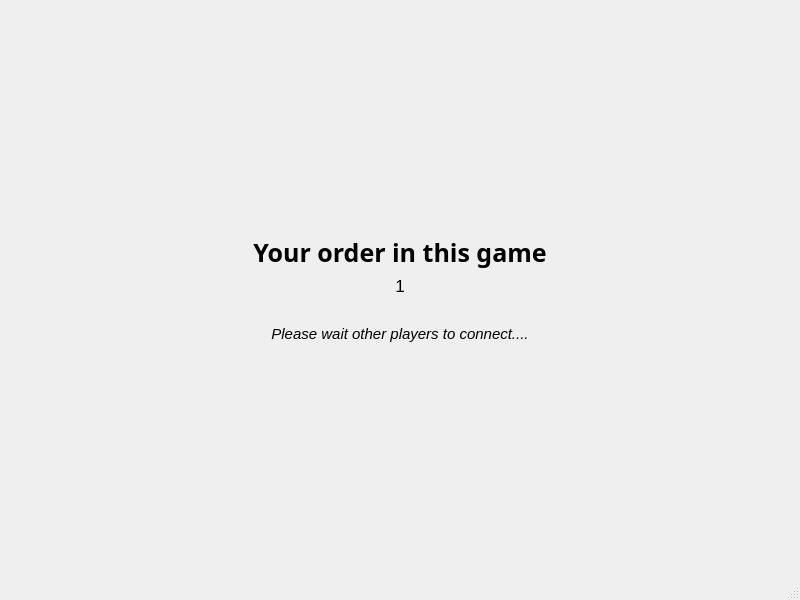
<?xml version="1.0" encoding="UTF-8"?>
<ui version="4.0">
 <class>MainWindow</class>
 <widget class="QMainWindow" name="MainWindow">
  <property name="geometry">
   <rect>
    <x>0</x>
    <y>0</y>
    <width>800</width>
    <height>600</height>
   </rect>
  </property>
  <property name="windowTitle">
   <string>MainWindow</string>
  </property>
  <widget class="QWidget" name="centralwidget">
   <layout class="QGridLayout" name="gridLayout_3">
    <item row="0" column="1">
     <widget class="QStackedWidget" name="stackedWidget">
      <property name="sizePolicy">
       <sizepolicy hsizetype="Expanding" vsizetype="Expanding">
        <horstretch>0</horstretch>
        <verstretch>0</verstretch>
       </sizepolicy>
      </property>
      <property name="currentIndex">
       <number>2</number>
      </property>
      <widget class="QWidget" name="page">
       <layout class="QGridLayout" name="gridLayout_2">
        <item row="0" column="0">
         <layout class="QGridLayout" name="gridLayout">
          <item row="8" column="1">
           <spacer name="verticalSpacer">
            <property name="orientation">
             <enum>Qt::Vertical</enum>
            </property>
            <property name="sizeHint" stdset="0">
             <size>
              <width>20</width>
              <height>40</height>
             </size>
            </property>
           </spacer>
          </item>
          <item row="1" column="2">
           <spacer name="horizontalSpacer_2">
            <property name="orientation">
             <enum>Qt::Horizontal</enum>
            </property>
            <property name="sizeHint" stdset="0">
             <size>
              <width>40</width>
              <height>20</height>
             </size>
            </property>
           </spacer>
          </item>
          <item row="2" column="1">
           <spacer name="verticalSpacer_2">
            <property name="orientation">
             <enum>Qt::Vertical</enum>
            </property>
            <property name="sizeHint" stdset="0">
             <size>
              <width>20</width>
              <height>40</height>
             </size>
            </property>
           </spacer>
          </item>
          <item row="7" column="1">
           <widget class="QPushButton" name="ExitButton">
            <property name="text">
             <string>Exit</string>
            </property>
           </widget>
          </item>
          <item row="4" column="1">
           <spacer name="horizontalSpacer_3">
            <property name="orientation">
             <enum>Qt::Horizontal</enum>
            </property>
            <property name="sizeHint" stdset="0">
             <size>
              <width>40</width>
              <height>20</height>
             </size>
            </property>
           </spacer>
          </item>
          <item row="1" column="1">
           <widget class="QLabel" name="Title">
            <property name="font">
             <font>
              <family>Yu Mincho</family>
              <pointsize>20</pointsize>
              <bold>true</bold>
             </font>
            </property>
            <property name="text">
             <string>WHO WANT TO BE A MILLONARE ?</string>
            </property>
           </widget>
          </item>
          <item row="5" column="1">
           <widget class="QPushButton" name="AboutButton">
            <property name="text">
             <string>About us</string>
            </property>
           </widget>
          </item>
          <item row="1" column="0">
           <spacer name="horizontalSpacer">
            <property name="orientation">
             <enum>Qt::Horizontal</enum>
            </property>
            <property name="sizeHint" stdset="0">
             <size>
              <width>40</width>
              <height>20</height>
             </size>
            </property>
           </spacer>
          </item>
          <item row="0" column="1">
           <spacer name="verticalSpacer_3">
            <property name="orientation">
             <enum>Qt::Vertical</enum>
            </property>
            <property name="sizeHint" stdset="0">
             <size>
              <width>20</width>
              <height>40</height>
             </size>
            </property>
           </spacer>
          </item>
          <item row="3" column="1">
           <widget class="QPushButton" name="StartButton">
            <property name="text">
             <string>Start now</string>
            </property>
           </widget>
          </item>
          <item row="6" column="1">
           <spacer name="horizontalSpacer_4">
            <property name="orientation">
             <enum>Qt::Horizontal</enum>
            </property>
            <property name="sizeHint" stdset="0">
             <size>
              <width>40</width>
              <height>20</height>
             </size>
            </property>
           </spacer>
          </item>
         </layout>
        </item>
       </layout>
      </widget>
      <widget class="QWidget" name="page_2">
       <layout class="QGridLayout" name="gridLayout_4">
        <item row="1" column="1">
         <widget class="QLabel" name="EnterNameLabel">
          <property name="font">
           <font>
            <family>Yu Mincho</family>
            <pointsize>18</pointsize>
            <bold>true</bold>
           </font>
          </property>
          <property name="text">
           <string>Please enter your name</string>
          </property>
         </widget>
        </item>
        <item row="5" column="1">
         <widget class="QPushButton" name="GoToGameButton">
          <property name="font">
           <font>
            <pointsize>11</pointsize>
            <italic>true</italic>
           </font>
          </property>
          <property name="text">
           <string>Let's go</string>
          </property>
         </widget>
        </item>
        <item row="6" column="1">
         <spacer name="verticalSpacer_6">
          <property name="orientation">
           <enum>Qt::Vertical</enum>
          </property>
          <property name="sizeHint" stdset="0">
           <size>
            <width>20</width>
            <height>40</height>
           </size>
          </property>
         </spacer>
        </item>
        <item row="0" column="1">
         <spacer name="verticalSpacer_4">
          <property name="orientation">
           <enum>Qt::Vertical</enum>
          </property>
          <property name="sizeHint" stdset="0">
           <size>
            <width>20</width>
            <height>40</height>
           </size>
          </property>
         </spacer>
        </item>
        <item row="2" column="1">
         <spacer name="verticalSpacer_5">
          <property name="orientation">
           <enum>Qt::Vertical</enum>
          </property>
          <property name="sizeType">
           <enum>QSizePolicy::Maximum</enum>
          </property>
          <property name="sizeHint" stdset="0">
           <size>
            <width>20</width>
            <height>40</height>
           </size>
          </property>
         </spacer>
        </item>
        <item row="3" column="0">
         <spacer name="horizontalSpacer_6">
          <property name="orientation">
           <enum>Qt::Horizontal</enum>
          </property>
          <property name="sizeHint" stdset="0">
           <size>
            <width>40</width>
            <height>20</height>
           </size>
          </property>
         </spacer>
        </item>
        <item row="3" column="1">
         <widget class="QLineEdit" name="NameInput">
          <property name="text">
           <string/>
          </property>
         </widget>
        </item>
        <item row="4" column="1">
         <spacer name="horizontalSpacer_5">
          <property name="orientation">
           <enum>Qt::Horizontal</enum>
          </property>
          <property name="sizeHint" stdset="0">
           <size>
            <width>40</width>
            <height>20</height>
           </size>
          </property>
         </spacer>
        </item>
        <item row="3" column="2">
         <spacer name="horizontalSpacer_7">
          <property name="orientation">
           <enum>Qt::Horizontal</enum>
          </property>
          <property name="sizeHint" stdset="0">
           <size>
            <width>40</width>
            <height>20</height>
           </size>
          </property>
         </spacer>
        </item>
       </layout>
      </widget>
      <widget class="QWidget" name="page_3">
       <layout class="QGridLayout" name="gridLayout_5">
        <item row="5" column="0">
         <spacer name="verticalSpacer_7">
          <property name="orientation">
           <enum>Qt::Vertical</enum>
          </property>
          <property name="sizeHint" stdset="0">
           <size>
            <width>20</width>
            <height>40</height>
           </size>
          </property>
         </spacer>
        </item>
        <item row="2" column="0">
         <widget class="QLabel" name="PlayerOrder">
          <property name="font">
           <font>
            <pointsize>13</pointsize>
           </font>
          </property>
          <property name="text">
           <string>1</string>
          </property>
          <property name="alignment">
           <set>Qt::AlignCenter</set>
          </property>
         </widget>
        </item>
        <item row="4" column="0">
         <widget class="QLabel" name="label_3">
          <property name="font">
           <font>
            <pointsize>11</pointsize>
            <italic>true</italic>
           </font>
          </property>
          <property name="text">
           <string>Please wait other players to connect....</string>
          </property>
          <property name="alignment">
           <set>Qt::AlignCenter</set>
          </property>
         </widget>
        </item>
        <item row="1" column="0">
         <widget class="QLabel" name="label">
          <property name="font">
           <font>
            <family>Yu Mincho</family>
            <pointsize>19</pointsize>
            <bold>true</bold>
           </font>
          </property>
          <property name="text">
           <string>Your order in this game</string>
          </property>
          <property name="alignment">
           <set>Qt::AlignCenter</set>
          </property>
         </widget>
        </item>
        <item row="0" column="0">
         <spacer name="verticalSpacer_8">
          <property name="orientation">
           <enum>Qt::Vertical</enum>
          </property>
          <property name="sizeHint" stdset="0">
           <size>
            <width>20</width>
            <height>40</height>
           </size>
          </property>
         </spacer>
        </item>
        <item row="3" column="0">
         <widget class="QLabel" name="ques">
          <property name="font">
           <font>
            <pointsize>11</pointsize>
            <italic>true</italic>
           </font>
          </property>
          <property name="text">
           <string/>
          </property>
          <property name="alignment">
           <set>Qt::AlignCenter</set>
          </property>
         </widget>
        </item>
       </layout>
      </widget>
      <widget class="QWidget" name="page_4">
       <layout class="QGridLayout" name="gridLayout_6">
        <item row="5" column="0" colspan="2">
         <widget class="QPushButton" name="Skip_Button">
          <property name="text">
           <string>Skip</string>
          </property>
         </widget>
        </item>
        <item row="1" column="0">
         <widget class="QLabel" name="question_label">
          <property name="text">
           <string>Question</string>
          </property>
         </widget>
        </item>
        <item row="3" column="1">
         <widget class="QPushButton" name="B_Button">
          <property name="text">
           <string>B</string>
          </property>
         </widget>
        </item>
        <item row="3" column="0">
         <widget class="QPushButton" name="A_Button">
          <property name="text">
           <string>A</string>
          </property>
         </widget>
        </item>
        <item row="0" column="0" colspan="3">
         <widget class="QProgressBar" name="TimeBar">
          <property name="maximum">
           <number>20</number>
          </property>
          <property name="value">
           <number>20</number>
          </property>
          <property name="format">
           <string>%v s</string>
          </property>
         </widget>
        </item>
        <item row="2" column="0" colspan="2">
         <widget class="QTextBrowser" name="question_board">
          <property name="font">
           <font>
            <pointsize>15</pointsize>
           </font>
          </property>
          <property name="html">
           <string>&lt;!DOCTYPE HTML PUBLIC &quot;-//W3C//DTD HTML 4.0//EN&quot; &quot;http://www.w3.org/TR/REC-html40/strict.dtd&quot;&gt;
&lt;html&gt;&lt;head&gt;&lt;meta name=&quot;qrichtext&quot; content=&quot;1&quot; /&gt;&lt;meta charset=&quot;utf-8&quot; /&gt;&lt;style type=&quot;text/css&quot;&gt;
p, li { white-space: pre-wrap; }
hr { height: 1px; border-width: 0; }
li.unchecked::marker { content: &quot;\2610&quot;; }
li.checked::marker { content: &quot;\2612&quot;; }
&lt;/style&gt;&lt;/head&gt;&lt;body style=&quot; font-family:'Segoe UI'; font-size:15pt; font-weight:400; font-style:normal;&quot;&gt;
&lt;p style=&quot; margin-top:0px; margin-bottom:0px; margin-left:0px; margin-right:0px; -qt-block-indent:0; text-indent:0px;&quot;&gt;&lt;span style=&quot; font-size:16pt;&quot;&gt;What is the capital of France ?&lt;/span&gt;&lt;/p&gt;
&lt;p style=&quot; margin-top:0px; margin-bottom:0px; margin-left:0px; margin-right:0px; -qt-block-indent:0; text-indent:0px;&quot;&gt;&lt;span style=&quot; font-size:16pt;&quot;&gt;A. Paris&lt;/span&gt;&lt;/p&gt;
&lt;p style=&quot; margin-top:0px; margin-bottom:0px; margin-left:0px; margin-right:0px; -qt-block-indent:0; text-indent:0px;&quot;&gt;&lt;span style=&quot; font-size:16pt;&quot;&gt;B. Berlin&lt;/span&gt;&lt;/p&gt;
&lt;p style=&quot; margin-top:0px; margin-bottom:0px; margin-left:0px; margin-right:0px; -qt-block-indent:0; text-indent:0px;&quot;&gt;&lt;span style=&quot; font-size:16pt;&quot;&gt;C. Bangkok&lt;/span&gt;&lt;/p&gt;
&lt;p style=&quot; margin-top:0px; margin-bottom:0px; margin-left:0px; margin-right:0px; -qt-block-indent:0; text-indent:0px;&quot;&gt;&lt;span style=&quot; font-size:16pt;&quot;&gt;D. Hanoi&lt;/span&gt;&lt;/p&gt;&lt;/body&gt;&lt;/html&gt;</string>
          </property>
         </widget>
        </item>
        <item row="4" column="1">
         <widget class="QPushButton" name="D_Button">
          <property name="text">
           <string>D</string>
          </property>
         </widget>
        </item>
        <item row="4" column="0">
         <widget class="QPushButton" name="C_Button">
          <property name="text">
           <string>C</string>
          </property>
         </widget>
        </item>
        <item row="1" column="2">
         <widget class="QLabel" name="name_label">
          <property name="text">
           <string>Your Name</string>
          </property>
         </widget>
        </item>
        <item row="2" column="2" rowspan="4">
         <widget class="QTextBrowser" name="status_board">
          <property name="sizePolicy">
           <sizepolicy hsizetype="Minimum" vsizetype="Expanding">
            <horstretch>0</horstretch>
            <verstretch>0</verstretch>
           </sizepolicy>
          </property>
          <property name="font">
           <font>
            <pointsize>17</pointsize>
           </font>
          </property>
          <property name="html">
           <string>&lt;!DOCTYPE HTML PUBLIC &quot;-//W3C//DTD HTML 4.0//EN&quot; &quot;http://www.w3.org/TR/REC-html40/strict.dtd&quot;&gt;
&lt;html&gt;&lt;head&gt;&lt;meta name=&quot;qrichtext&quot; content=&quot;1&quot; /&gt;&lt;meta charset=&quot;utf-8&quot; /&gt;&lt;style type=&quot;text/css&quot;&gt;
p, li { white-space: pre-wrap; }
hr { height: 1px; border-width: 0; }
li.unchecked::marker { content: &quot;\2610&quot;; }
li.checked::marker { content: &quot;\2612&quot;; }
&lt;/style&gt;&lt;/head&gt;&lt;body style=&quot; font-family:'Segoe UI'; font-size:17pt; font-weight:400; font-style:normal;&quot;&gt;
&lt;p style=&quot; margin-top:0px; margin-bottom:0px; margin-left:0px; margin-right:0px; -qt-block-indent:0; text-indent:0px;&quot;&gt;Tri (in turn)&lt;/p&gt;
&lt;p style=&quot; margin-top:0px; margin-bottom:0px; margin-left:0px; margin-right:0px; -qt-block-indent:0; text-indent:0px;&quot;&gt;&lt;span style=&quot; text-decoration: line-through;&quot;&gt;Chau&lt;/span&gt;&lt;/p&gt;
&lt;p style=&quot; margin-top:0px; margin-bottom:0px; margin-left:0px; margin-right:0px; -qt-block-indent:0; text-indent:0px;&quot;&gt;Bao&lt;/p&gt;
&lt;p style=&quot; margin-top:0px; margin-bottom:0px; margin-left:0px; margin-right:0px; -qt-block-indent:0; text-indent:0px;&quot;&gt;Khang&lt;/p&gt;&lt;/body&gt;&lt;/html&gt;</string>
          </property>
         </widget>
        </item>
       </layout>
      </widget>
      <widget class="QWidget" name="page_5">
       <layout class="QGridLayout" name="gridLayout_7">
        <item row="4" column="0">
         <spacer name="verticalSpacer_9">
          <property name="orientation">
           <enum>Qt::Vertical</enum>
          </property>
          <property name="sizeHint" stdset="0">
           <size>
            <width>20</width>
            <height>40</height>
           </size>
          </property>
         </spacer>
        </item>
        <item row="3" column="0">
         <widget class="QPushButton" name="pushButton_2">
          <property name="text">
           <string>Exit</string>
          </property>
         </widget>
        </item>
        <item row="2" column="0">
         <widget class="QPushButton" name="pushButton">
          <property name="text">
           <string>Back To waiting room</string>
          </property>
         </widget>
        </item>
        <item row="1" column="0">
         <widget class="QLabel" name="label_2">
          <property name="text">
           <string>You are dead</string>
          </property>
          <property name="alignment">
           <set>Qt::AlignCenter</set>
          </property>
         </widget>
        </item>
        <item row="0" column="0">
         <spacer name="verticalSpacer_10">
          <property name="orientation">
           <enum>Qt::Vertical</enum>
          </property>
          <property name="sizeHint" stdset="0">
           <size>
            <width>20</width>
            <height>40</height>
           </size>
          </property>
         </spacer>
        </item>
       </layout>
      </widget>
      <widget class="QWidget" name="page_6">
       <widget class="QTextBrowser" name="winnerboard">
        <property name="geometry">
         <rect>
          <x>30</x>
          <y>50</y>
          <width>721</width>
          <height>231</height>
         </rect>
        </property>
       </widget>
       <widget class="QWidget" name="layoutWidget">
        <property name="geometry">
         <rect>
          <x>150</x>
          <y>320</y>
          <width>481</width>
          <height>101</height>
         </rect>
        </property>
        <layout class="QGridLayout" name="gridLayout_8">
         <item row="0" column="0">
          <widget class="QPushButton" name="pushButton_3">
           <property name="text">
            <string>New game</string>
           </property>
          </widget>
         </item>
         <item row="0" column="1">
          <widget class="QPushButton" name="pushButton_4">
           <property name="text">
            <string>Exit</string>
           </property>
          </widget>
         </item>
        </layout>
       </widget>
      </widget>
     </widget>
    </item>
   </layout>
  </widget>
  <widget class="QMenuBar" name="menubar">
   <property name="geometry">
    <rect>
     <x>0</x>
     <y>0</y>
     <width>800</width>
     <height>25</height>
    </rect>
   </property>
  </widget>
  <widget class="QStatusBar" name="statusbar"/>
 </widget>
 <resources/>
 <connections/>
</ui>
